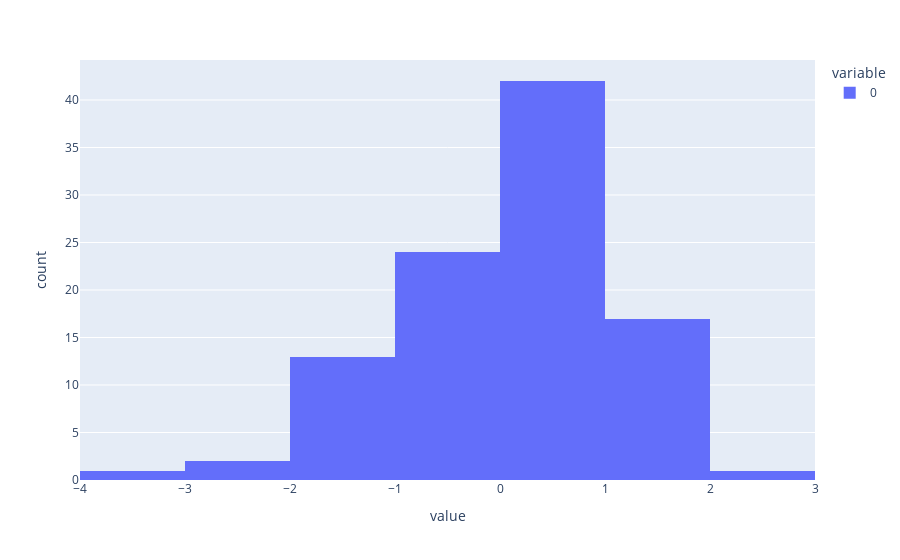

Write notebook code for a chart like this one.
### Code cell
# Q3. Write a Python function to calculate the probability density function of a normal distribution with
# given mean and standard deviation at a given point

import numpy as np
import plotly.express as px

x = np.random.normal(loc=0, scale=1, size=100)


fig = px.histogram(x, bins=10)

fig.show()

### Figure 1 — Plotly figure (JSON) as saved in the notebook; plotly's stock layout.template omitted (floating-point values rounded to 4 significant figures)
{"data": [{"alignmentgroup": "True", "bingroup": "x", "hovertemplate": "variable=0<br>value=%{x}<br>count=%{y}<extra></extra>", "legendgroup": "0", "marker": {"color": "#636efa", "pattern": {"shape": ""}}, "name": "0", "nbinsx": 10, "offsetgroup": "0", "orientation": "v", "showlegend": true, "type": "histogram", "x": [0.1416, -0.4878, 0.2272, -0.07755, -0.01565, 0.5038, -1.124, -1.404, 0.1601, 0.9498, -0.1828, -0.8923, 0.3131, 0.4644, 1.34, -1.203, 1.91, -0.247, 0.5277, 1.473, 0.736, 0.1312, 1.306, -0.8937, 0.6716, 0.4818, -0.9822, -0.1974, -1.732, 0.1716, -0.3299, 0.2946, 0.1487, 0.3331, 0.7291, 1.115, -0.36, -0.3952, 0.5663, 0.05798, -1.637, 0.2955, 0.1011, 1.823, -0.8778, -0.882, 0.3874, 2.555, -0.4233, 1.312, 0.9673, -0.6373, -0.1209, 0.886, 1.155, -3.019, 1.282, -1.714, 0.8094, 1.04, 0.9124, 0.4463, 0.5249, 0.1111, -2.415, 0.5442, -0.4795, 0.9882, -0.3463, -1.234, 1.575, -1.158, 0.5145, -1.503, -0.5971, 0.4254, 0.5813, 1.873, 0.6063, -1.072, 1.097, 0.1938, 0.4576, 1.408, -2.481, 0.2401, -1.595, 1.096, 0.5782, 1.036, 0.3259, 0.3935, -0.1201, -1.481, -0.369, -0.0926, 0.7302, 1.914, -0.3548, -1.06], "xaxis": "x", "yaxis": "y"}], "layout": {"barmode": "relative", "legend": {"title": {"text": "variable"}, "tracegroupgap": 0}, "margin": {"t": 60}, "xaxis": {"anchor": "y", "domain": [0, 1], "title": {"text": "value"}}, "yaxis": {"anchor": "x", "domain": [0, 1], "title": {"text": "count"}}}}
